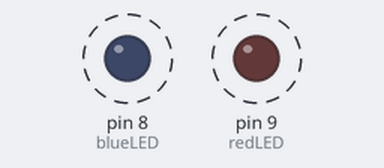
Bench run of a sketch on a simulated Arduino Uno, built with avr-gcc and run on an emulated ATmega328P. Parts: output pins drawn as LEDs (lit = HIGH). Dashed ring = blinking.

Above: at 0.2 s.
Timing chart, 0 to 4.6 s (numbered marks = the images above):
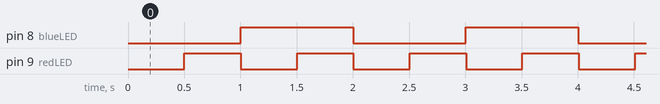

The sketch:

Debug_Template.ino
```cpp
  // project description

  // definitions
  // define debuging on or off
  #define DEBUG 0
  // define output pins
  #define blueLED 8
  #define redLED 9

  // debug function
  #if DEBUG ==1
  #define debug(x) Serial.print(x)
  #define debugln(x) Serial.println(x)
  #else
  #define debug(x)
  #define debugln(x)
  #endif

void setup() {
  // put your setup code here, to run once:
  Serial.begin(9600);

  //set pin modes
  pinMode(blueLED, OUTPUT);
  pinMode(redLED, OUTPUT);

  //set pin initial state
  digitalWrite(blueLED, LOW);
  digitalWrite(redLED, LOW);

  debugln("Setup compete.");
}

void loop() {
  // put your main code here, to run repeatedly:
  // put the function calls here
  blinkblueLED();
  blinkredLED();

  // debug("Value: ");
  // debugln(b);
}

// Functions
void blinkblueLED(){
  static unsigned long blueMillis = millis();

  if (millis() - blueMillis > 1000) {
    digitalWrite(blueLED, !digitalRead(blueLED));
    blueMillis = millis();
    debug("Blue state: ");
    debugln(digitalRead(blueLED));
  }

}
void blinkredLED(){
  static unsigned long redMillis = millis();

  if (millis() - redMillis > 500) {
    digitalWrite(redLED, !digitalRead(redLED));
    redMillis = millis();
    debug("Red state: ");
    debugln(digitalRead(redLED));
  }

}


// End
```

Measured:
- by itself, pin 8 (blueLED): alternates HIGH for 1.0 s and LOW for 1.0 s
- by itself, pin 9 (redLED): alternates HIGH for 0.50 s and LOW for 0.50 s
- by itself, everything shown: repeats every 2.0 s, in 6 steps
